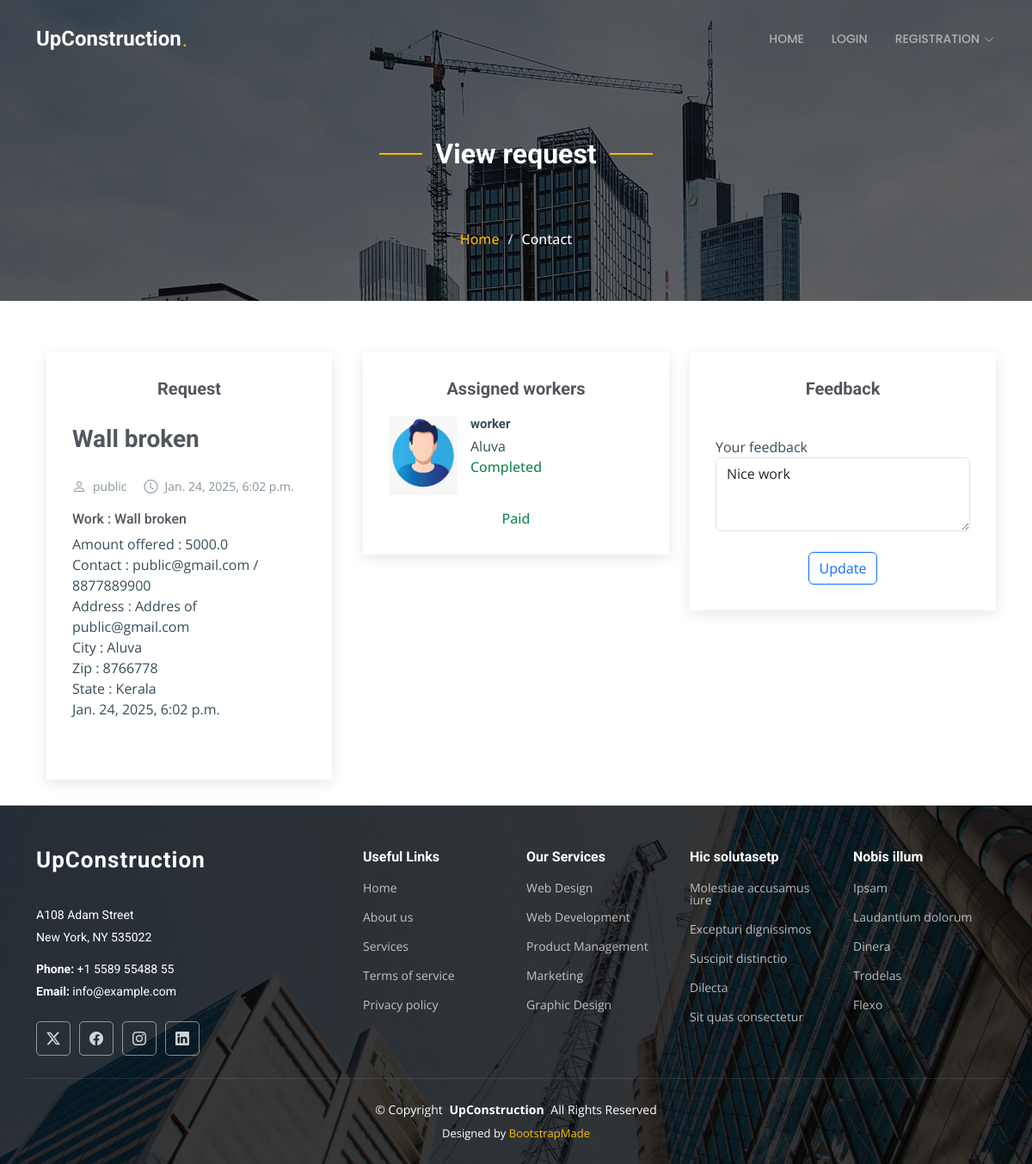
Page /public_vw_req_more?id=2 on the committed database.
### buidingFaciliSysApp/models.py (models this page shows, shortened)
class Customer_request(models.Model):
    user = models.ForeignKey(Customer, on_delete=models.CASCADE)
    contractor = models.ForeignKey(Contractor, on_delete=models.CASCADE)
    request = models.TextField()
    request_date = models.DateTimeField(auto_now=True)
    request_status = models.BooleanField(default=False)
    amount = models.FloatField(null=True)
    payment_status = models.BooleanField(default=False)

class Customer(models.Model):
    user = models.OneToOneField(CustomUser, on_delete=models.CASCADE, primary_key=True)
    name = models.CharField(max_length=100)
    email = models.EmailField(max_length=100)
    phone = models.CharField(max_length=15)
    address = models.TextField()
    city = models.CharField(max_length=50)
    state = models.CharField(max_length=50)
    zip = models.CharField(max_length=10)
    update_cou = models.IntegerField(default=0)
    last_update = models.DateTimeField(auto_now=True)
    password = models.CharField(max_length=100)

class Worker_allocation(models.Model):
    worker = models.ForeignKey(Worker, on_delete=models.CASCADE)
    customer_request = models.ForeignKey(Customer_request, on_delete=models.CASCADE)
    allocation_date = models.DateTimeField(auto_now=True)
    allocation_status = models.BooleanField(default=False)
    work_status = models.BooleanField(default=False)
    payment_status = models.BooleanField(default=False)

class Worker(models.Model):
    user = models.OneToOneField(CustomUser, on_delete=models.CASCADE, primary_key=True)
    contractor = models.ForeignKey(Contractor, on_delete=models.CASCADE)
    name = models.CharField(max_length=100)
    email = models.EmailField(max_length=100)
    phone = models.CharField(max_length=15)
    address = models.TextField()
    city = models.CharField(max_length=50)
    state = models.CharField(max_length=50)
    zip = models.CharField(max_length=10)
    proof = models.FileField(upload_to='proofs/', null=True)
    update_cou = models.IntegerField(default=0)
    last_update = models.DateTimeField(auto_now=True)
    password = models.CharField(max_length=100)

class Request_feedback(models.Model):
    Customer_request = models.ForeignKey(Customer_request, on_delete=models.CASCADE,null=True)
    feedback = models.TextField()
    feedback_date = models.DateTimeField(auto_now=True)

### buidingFaciliSysApp/views.py (the view, shortened to what this page needs)
# urls.py: path('public_vw_req_more', views.public_vw_req_more, name='public_vw_req_more'),
def public_vw_req_more(request):
    request_id = request.GET['id']
    to_request = Customer_request.objects.get(id=request_id)
    workers_allocated = Worker_allocation.objects.filter(customer_request=to_request)
    feedbacks = Request_feedback.objects.filter(Customer_request=to_request).first()
    return render(request, 'public_vw_req_more.html', {'request':to_request, 'workers_allocated':workers_allocated, 'feedbacks':feedbacks})

### templates/public_vw_req_more.html (shortened to what this page needs)
{% include 'header.html' %}
    <div class="page-title dark-background" style="background-image: url(../static/../static/assets/img/page-title-bg.jpg);">
      <div class="container position-relative">
          <div class="section-title">
              <h2>View request</h2>
          </div>
        <nav class="breadcrumbs">
          <ol>
            <li><a href="\admin_home">Home</a></li>
            <li class="current">Contact</li>
          </ol>
        </nav>
      </div>
    </div>
      <div class="container">
      <div class="row">
        <div class="col-lg-4">
          <section id="blog-details" class="blog-details section">
            <div class="container">
              <article class="article">
              <h3 class="widget-title text-center">Request</h3>
                <h2 class="title">{{request.request}}</h2>
                <div class="meta-top">
                  <ul>
                    <li class="d-flex align-items-center"><i class="bi bi-person"></i> <a href="blog-details.html">{{request.user.name}}</a></li>
                    <li class="d-flex align-items-center"><i class="bi bi-clock"></i> <a href="blog-details.html"><time datetime="2020-01-01">{{request.request_date}}</time></a></li>
                  </ul>
                </div>
                <div class="content">
                    <h6>Work : {{request.request}}</h6>
                    <p>Amount offered : {{request.amount}} <br>
                        Contact : {{request.user.email}} / {{request.user.phone}}<br>
                        Address : {{request.user.address}} <br>
                        City : {{request.user.city}} <br>
                        Zip : {{request.user.zip}} <br>
                        State : {{request.user.state}} <br>
                        {{request.request_date}} <br><br>
                    </p>
                    </div>
              </article>
            </div>
          </section>
        </div>
        <div class="col-lg-4 sidebar">
          <div class="widgets-container">
            <div class="recent-posts-widget widget-item">
              <h3 class="widget-title text-center">Assigned workers</h3>
              {% if workers_allocated %}
                {% for worker in workers_allocated %}
                <div class="post-item">
                  <img src="../static/assets/img/worker.jpeg" alt="" class="flex-shrink-0">
                  <div>
                    <h4><a href="blog-details.html">{{worker.worker.name}}</a></h4>
                    <span>{{worker.worker.city}}</span><br>
                      {% if worker.work_status == 0 %}
                      <span class="text-warning h6">Pending</span>
                      {% elif worker.work_status == 1 %}
                      <span class="text-success h6">Completed</span>
                      {% endif %}
                  </div>
                </div>
                  {% endfor %}
                  <div class="text-center">
                    {% if request.payment_status == 0 %}
                    <a href="\public_pay_contractor?id={{request.id}}" class="btn btn-outline-info">Pay </a>
                    {% elif request.payment_status == 1 %}
                    <span class="text-success h6">Paid</span>
                    {% endif %}
                  </div>
              {% else %}
                <div class="text-center">
                <span class="text-danger h6 ">No worker assigned</span>
                </div>
              {% endif %}
            </div>
          </div>
        </div>
        <div class="col-lg-4 sidebar">
          <div class="widgets-container">
            <div class="recent-posts-widget widget-item">
              <h3 class="widget-title text-center">Feedback</h3>
              <br>
              <form action="" method="post">
                <div class="form-group">
                  <label for="feedback">Your feedback</label>
                  <br>
                  <textarea class="form-control" id="feedback" name="feedback" rows="3" placeholder="Add your feedbacks here" required>{{feedbacks.feedback}}</textarea>
                </div>
                <br>
                <div class="text-center">
                  {% if feedbacks %}
                  <button type="submit" class="btn btn-outline-primary">Update</button>
                  {% else %}
                  <button type="submit" class="btn btn-outline-primary">Submit</button>
                  {% endif %}
                </div>
              </form>
            </div>
          </div>
        </div>
      </div>
    </div>
{% include 'foot.html' %}

### static/assets/css/main.css (style rules this page uses)
:root { --default-font: "Open Sans", system-ui, -apple-system, "Segoe UI", Roboto, "Helvetica Neue", Arial, "Noto Sans", "Liberation Sans", sans-serif, "Apple Color Emoji", "Segoe UI Emoji", "Segoe UI Symbol", "Noto Color Emoji"; --heading-font: "Roboto", sans-serif; --nav-font: "Poppins", sans-serif; }
:root { --background-color: #ffffff; --default-color: #364d59; --heading-color: #52565e; --accent-color: #feb900; --surface-color: #ffffff; --contrast-color: #ffffff; }
:root { --nav-color: rgba(255, 255, 255, 0.55); --nav-hover-color: #ffffff; --nav-mobile-background-color: #ffffff; --nav-dropdown-background-color: #ffffff; --nav-dropdown-color: #212529; --nav-dropdown-hover-color: #feb900; }
.dark-background { --background-color: #060606; --default-color: #ffffff; --heading-color: #ffffff; --surface-color: #252525; --contrast-color: #ffffff; }
:root { scroll-behavior: smooth; }
body { color: var(--default-color); background-color: var(--background-color); font-family: var(--default-font); }
a { color: var(--accent-color); text-decoration: none; transition: 0.3s; }
h1, h2, h3, h4, h5, h6 { color: var(--heading-color); font-family: var(--heading-font); }
.page-title { color: var(--default-color); background-color: var(--background-color); background-size: cover; background-position: center; background-repeat: no-repeat; padding: 160px 0 60px 0; text-align: center; position: relative; }
.page-title:before { content: ""; background-color: color-mix(in srgb, var(--background-color), transparent 40%); position: absolute; inset: 0; }
.page-title .breadcrumbs ol { display: flex; flex-wrap: wrap; list-style: none; justify-content: center; padding: 0; margin: 0; font-size: 16px; font-weight: 500; }
.page-title .breadcrumbs ol li+li { padding-left: 10px; }
.page-title .breadcrumbs ol li+li::before { content: "/"; display: inline-block; padding-right: 10px; color: color-mix(in srgb, var(--default-color), transparent 20%); }
section, .section { color: var(--default-color); background-color: var(--background-color); padding: 60px 0; scroll-margin-top: 92px; overflow: clip; }
.section-title { text-align: center; padding-bottom: 60px; position: relative; }
.section-title h2 { font-size: 32px; font-weight: 700; position: relative; }
.section-title h2:before, .section-title h2:after { content: ""; width: 50px; height: 2px; background: var(--accent-color); display: inline-block; }
.section-title h2:before { margin: 0 15px 10px 0; }
.section-title h2:after { margin: 0 0 10px 15px; }
.blog-details { padding-bottom: 30px; }
.blog-details .article { background-color: var(--surface-color); padding: 30px; box-shadow: 0 4px 16px rgba(0, 0, 0, 0.1); }
.blog-details .title { color: var(--heading-color); font-size: 28px; font-weight: 700; padding: 0; margin: 30px 0; }
.blog-details .content { margin-top: 20px; }
.blog-details .meta-top { margin-top: 20px; color: color-mix(in srgb, var(--default-color), transparent 40%); }
.blog-details .meta-top ul { display: flex; flex-wrap: wrap; list-style: none; align-items: center; padding: 0; margin: 0; }
.blog-details .meta-top ul li+li { padding-left: 20px; }
.blog-details .meta-top i { font-size: 16px; margin-right: 8px; line-height: 0; color: color-mix(in srgb, var(--default-color), transparent 40%); }
.blog-details .meta-top a { color: color-mix(in srgb, var(--default-color), transparent 40%); font-size: 14px; display: inline-block; line-height: 1; }
.widgets-container { background-color: var(--surface-color); padding: 30px; margin: 60px 0 30px 0; box-shadow: 0 4px 16px rgba(0, 0, 0, 0.1); }
.widget-title { color: var(--heading-color); font-size: 20px; font-weight: 700; padding: 0; margin: 0 0 20px 0; }
.widget-item { margin-bottom: 40px; }
.widget-item:last-child { margin-bottom: 0; }
.recent-posts-widget .post-item { display: flex; margin-bottom: 15px; }
.recent-posts-widget .post-item img { width: 80px; margin-right: 15px; }
.recent-posts-widget .post-item h4 { font-size: 15px; font-weight: bold; margin-bottom: 5px; }
.recent-posts-widget .post-item h4 a { color: var(--default-color); transition: 0.3s; }

### rows in the picture
Customer_request: request "Wall broken", user.name "public", request_date "Jan. 24, 2025, 6:02 p.m.", amount "5000.0", user.email "public@gmail.com", user.phone "8877889900", user.address "Addres of public@gmail.com", user.city "Aluva", user.zip "8766778", user.state "Kerala"
Worker_allocation: worker.name "worker", worker.city "Aluva", work_status "Completed"
Request_feedback: feedback "Nice work"
